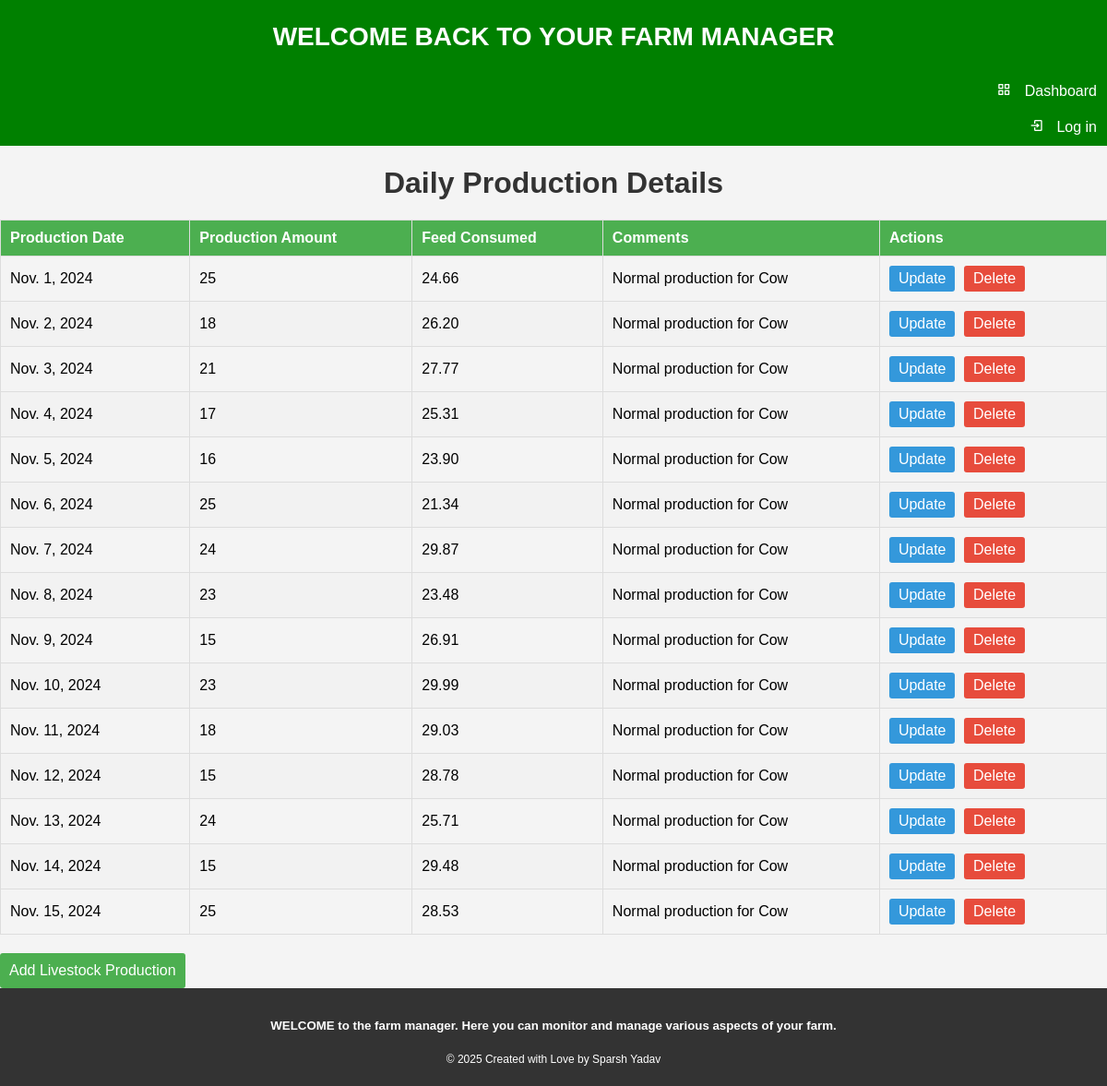
Screenshot of /show_livestockproduction/COW001/ with the database file from the repository.
### homepage/models.py (models this page shows)
class Livestock_production(models.Model):
    livestock=models.ForeignKey(Livestock,on_delete=models.CASCADE)
    Production_date=models.DateField(help_text='m/d/y')
    Production_amount=models.CharField(max_length=20)
    Feed_consumed=models.DecimalField(max_digits=10,decimal_places=2,help_text='field consumed in kg')
    Comments=models.TextField(null=True,blank=True)
    class Meta:
        db_table="Livestock_production"

### homepage/views.py (the view)
# urls.py: path('show_livestockproduction/<str:Tag_number>/', Show_livestock_production, name='show-livestockproduction'),
def Show_livestock_production(request, Tag_number):
    livestock = get_object_or_404(Livestock, Tag_number=Tag_number)
    productions = Livestock_production.objects.filter(livestock=livestock)
    return render(request, 'homepage/showlivestockproduction.html', {'livestock': livestock, 'productions': productions})

### homepage/templates/homepage/showlivestockproduction.html (shortened to what this page needs)
{%extends 'homepage/base.html' %} {% block content %}
<head>
</head>
<body>
  <h1>Daily Production Details</h1>
  <table>
    <thead>
      <tr>
        <th>Production Date</th>
        <th>Production Amount</th>
        <th>Feed Consumed</th>
        <th>Comments</th>
        <th>Actions</th>
      </tr>
    </thead>
    <tbody>
      {% for production in productions %}
      <tr>
        <td>{{ production.Production_date }}</td>
        <td>{{ production.Production_amount }}</td>
        <td>{{ production.Feed_consumed }}</td>
        <td>{{ production.Comments }}</td>
        <td>
          <a
            href="{% url 'homepage:update-livestockproduction' Tag_number=livestock.Tag_number Production_date=production.Production_date|date:'Y-m-d' %}"
            class="update-link"
            >Update</a
          >
          <a
            href="{% url 'homepage:delete-livestockproduction' Tag_number=livestock.Tag_number Production_date=production.Production_date|date:'Y-m-d' %}"
            class="delete-link"
            >Delete</a
          >
        </td>
      </tr>
      {% endfor %}
    </tbody>
  </table>
  <a
    href="{% url 'homepage:add-livestockproduction' Tag_number=livestock.Tag_number %}"
    class="add-button"
    >Add Livestock Production</a
  >
</body>
{%endblock%}

### homepage/templates/homepage/showlivestockproduction.html (style rules this page uses)
body { font-family: Arial, sans-serif; background-color: #f4f4f4; margin: 0; padding: 0; }
h1 { color: #333; text-align: center; }
table { width: 100%; border-collapse: collapse; margin-top: 20px; }
th, td { border: 1px solid #ddd; padding: 10px; text-align: left; }
th { background-color: #4caf50; color: white; }
tr:nth-child(even) { background-color: #f2f2f2; }
.update-link, .delete-link { display: inline-block; padding: 5px 10px; text-decoration: none; color: #fff; border-radius: 3px; margin-right: 5px; }
.update-link { background-color: #3498db; }
.delete-link { background-color: #e74c3c; }
.add-button { display: inline-block; padding: 10px; background-color: #4caf50; color: white; text-decoration: none; border-radius: 3px; margin-top: 20px; }

### rows the page displays
Livestock_production: Production_date "Nov. 1, 2024", Production_amount "25", Feed_consumed "24.66", Comments "Normal production for Cow"
Livestock_production: Production_date "Nov. 2, 2024", Production_amount "18", Feed_consumed "26.20", Comments "Normal production for Cow"
Livestock_production: Production_date "Nov. 3, 2024", Production_amount "21", Feed_consumed "27.77", Comments "Normal production for Cow"
Livestock_production: Production_date "Nov. 4, 2024", Production_amount "17", Feed_consumed "25.31", Comments "Normal production for Cow"
Livestock_production: Production_date "Nov. 5, 2024", Production_amount "16", Feed_consumed "23.90", Comments "Normal production for Cow"
Livestock_production: Production_date "Nov. 6, 2024", Production_amount "25", Feed_consumed "21.34", Comments "Normal production for Cow"
Livestock_production: Production_date "Nov. 7, 2024", Production_amount "24", Feed_consumed "29.87", Comments "Normal production for Cow"
Livestock_production: Production_date "Nov. 8, 2024", Production_amount "23", Feed_consumed "23.48", Comments "Normal production for Cow"
Livestock_production: Production_date "Nov. 9, 2024", Production_amount "15", Feed_consumed "26.91", Comments "Normal production for Cow"
Livestock_production: Production_date "Nov. 10, 2024", Production_amount "23", Feed_consumed "29.99", Comments "Normal production for Cow"
Livestock_production: Production_date "Nov. 11, 2024", Production_amount "18", Feed_consumed "29.03", Comments "Normal production for Cow"
Livestock_production: Production_date "Nov. 12, 2024", Production_amount "15", Feed_consumed "28.78", Comments "Normal production for Cow"
Livestock_production: Production_date "Nov. 13, 2024", Production_amount "24", Feed_consumed "25.71", Comments "Normal production for Cow"
Livestock_production: Production_date "Nov. 14, 2024", Production_amount "15", Feed_consumed "29.48", Comments "Normal production for Cow"
Livestock_production: Production_date "Nov. 15, 2024", Production_amount "25", Feed_consumed "28.53", Comments "Normal production for Cow"
